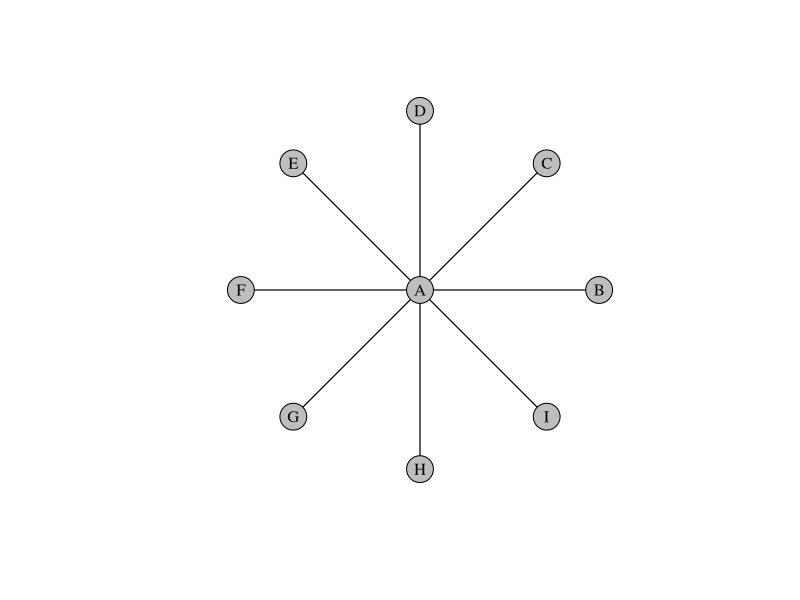
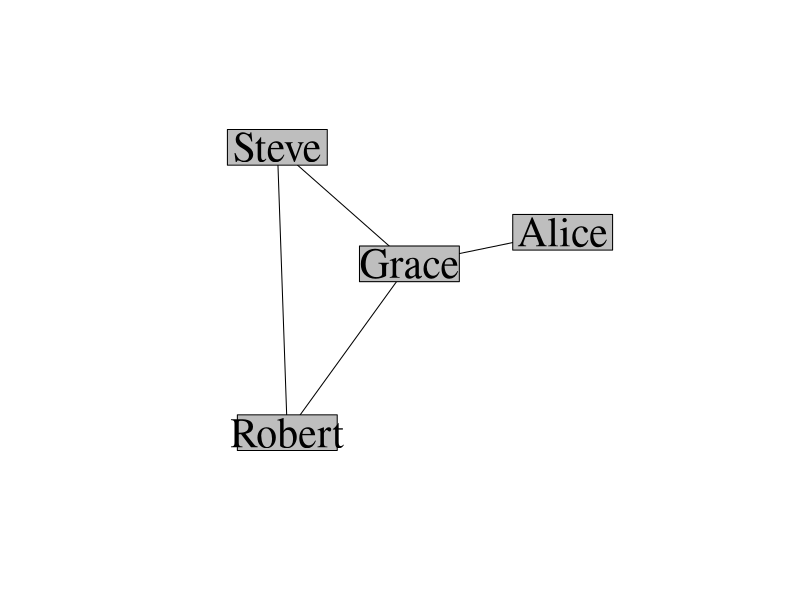

Reproduce these figures in R, in order.
library(igraph)
n = 9
a <- matrix(rep(0, n^2), nrow = n)
a[1,2:9] <- 1
aa <- graph_from_adjacency_matrix(a, mode = c("undirected"), diag = F)
l = layout_as_star(aa, center = V(aa)[1])
pdf("star_graph.pdf")
plot(aa,vertex.label = LETTERS[1:9], 
     edge.color = "black", vertex.color = "grey", vertex.label.color = "black",
     edge.width = 1.2, layout = l)
dev.off()

a <- matrix(rep(0, 16), nrow = 4)
a[1, 2:4] <- 1
a[2, 4] <- 1
aa <- graph_from_adjacency_matrix(a, mode = c("undirected"), diag = F)
pdf("friends.pdf")
V(aa)$label.cex <- c(2.5)
plot(aa, vertex.label = c("Grace", "Robert", "Alice", "Steve"),
     edge.color = "black", 
     vertex.color = "grey", 
     vertex.shape = "rectangle", 
     vertex.label.color = "black",
     vertex.size = 70,
     vertex.size2 = 25)
dev.off()
